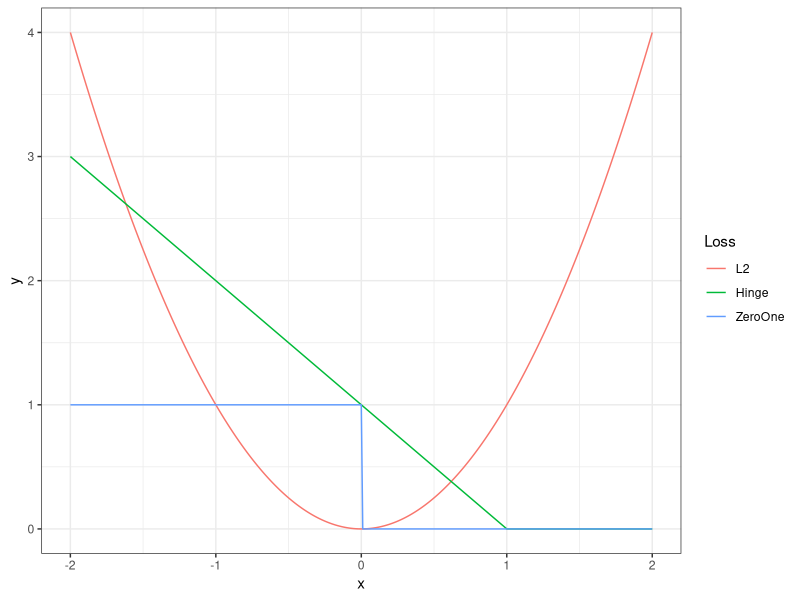
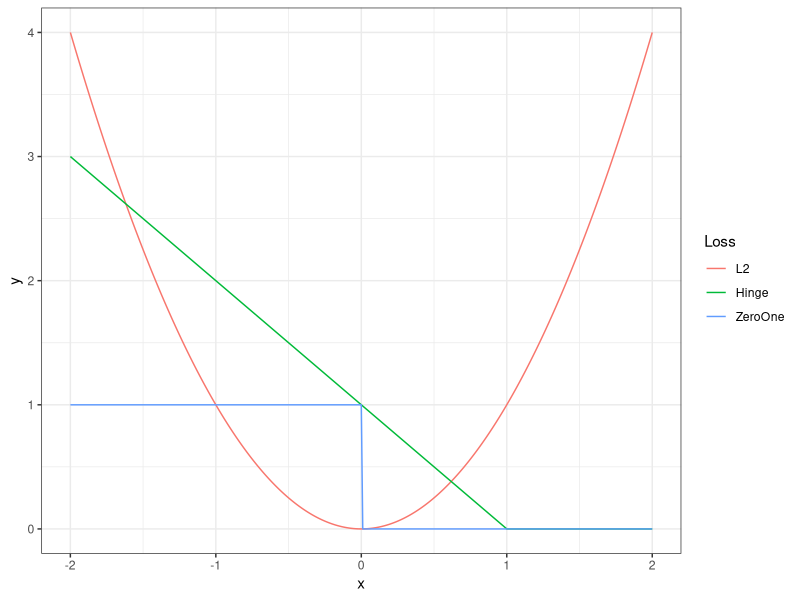

The R script that drew these images, in order:
# ------------------------------------------------------------------------------
# mathematical concepts

# FIG: plot hinge loss vs l2 loss, 0-1 loss
# ------------------------------------------------------------------------------

library(ggplot2)
library(reshape)
theme_set(theme_bw())

# DATA -------------------------------------------------------------------------

f1 = function(x) x^2
f2 = function(x) {
	ifelse(x > 1, 0, 1 - x)
}
f3 = function(x) {
	ifelse(x > 0, 0, 1)
}

df = data.frame(x = seq(-2, 2, by = 0.01))
df$L2 = f1(df$x)
df$Hinge = f2(df$x)
df$ZeroOne = f3(df$x)

df = melt(df, id.vars = "x")
names(df) = c("x", "Loss", "y")

# PLOT -------------------------------------------------------------------------

p = ggplot(data = df, aes(x = x, y = y, colour = Loss)) + geom_line()
p
ggsave("../figure_man/hinge_vs_l2.pdf", p, width = 3, height = 2)
